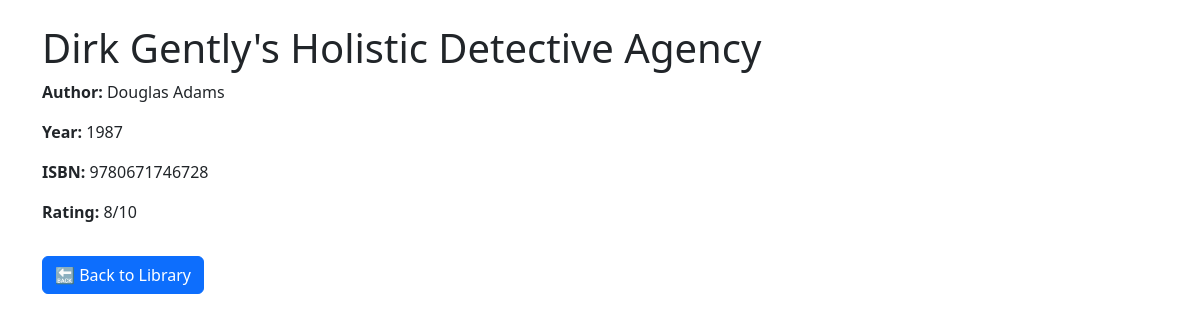
The page /book/2 on the database its author committed.
### data_models.py (models this page shows, shortened)
class Book(db.Model):
    __tablename__ = 'books'
    id = Column(Integer, primary_key=True, autoincrement=True)
    isbn = Column(String(17))
    title = Column(String(100))
    publication_year = Column(Integer)
    author_id = Column(Integer, ForeignKey('authors.id'))
    author = relationship('Author', back_populates='books')
    rating = Column(Integer, nullable=True, default=None)

class Author(db.Model):
    __tablename__ = 'authors'
    id = Column(Integer, primary_key=True, autoincrement=True)
    name = Column(String(100))
    birth_date = Column(Date)
    date_of_death = Column(Date, nullable=True)
    books = relationship('Book', back_populates='author')

### app.py (the view)
@app.route('/book/<int:book_id>')
def book_detail(book_id):
    book = Book.query.get_or_404(book_id)
    return render_template('book_detail.html', book=book)

### templates/book_detail.html (shortened to what this page needs)
<!DOCTYPE html>
<html lang="en">
<head>
    <link rel="stylesheet" href="https://cdn.jsdelivr.net/npm/bootstrap@5.3.0/dist/css/bootstrap.min.css">
</head>
<body class="container mt-4">
    <h1>{{ book.title }}</h1>
    <p><strong>Author:</strong> {{ book.author.name }}</p>
    <p><strong>Year:</strong> {{ book.publication_year }}</p>
    <p><strong>ISBN:</strong> {{ book.isbn }}</p>
    <p><strong>Rating:</strong> {{ book.rating or 'Not rated' }}/10</p>
    <a href="/" class="btn btn-primary mt-3">🔙 Back to Library</a>
</body>
</html>

### rows shown on the page
Book: title "Dirk Gently's Holistic Detective Agency", publication_year "1987", isbn "9780671746728", rating "8"
Author: author.name "Douglas Adams"
